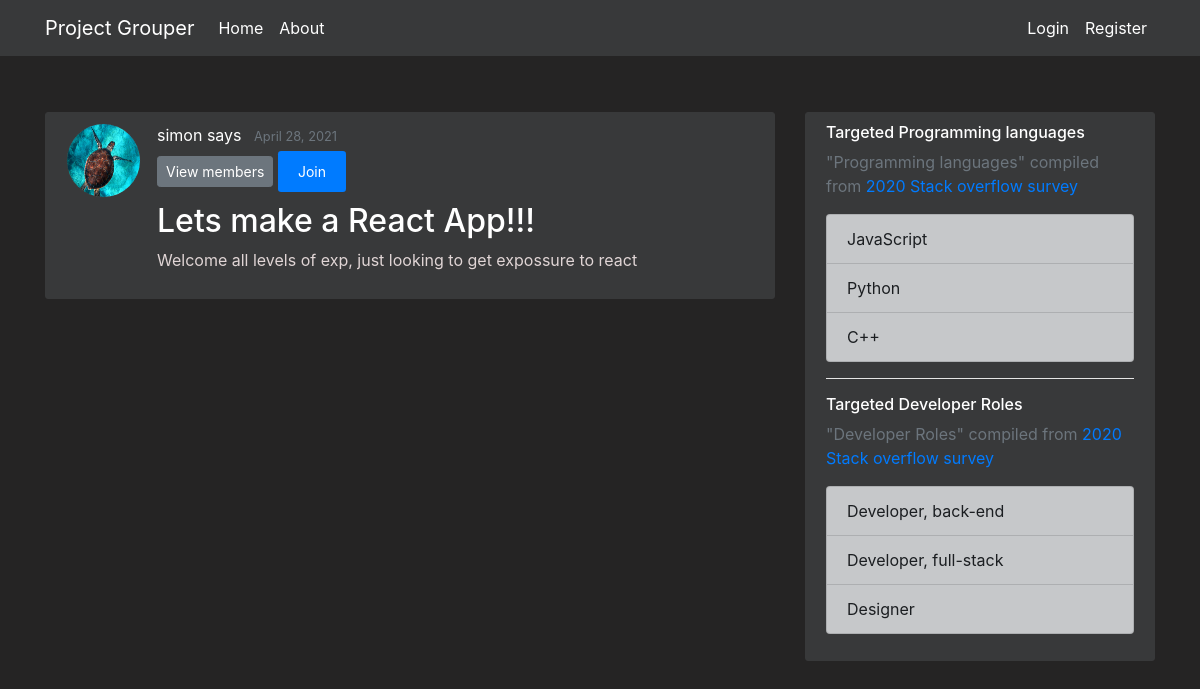
The page /projects/1 on the database as committed earlier.
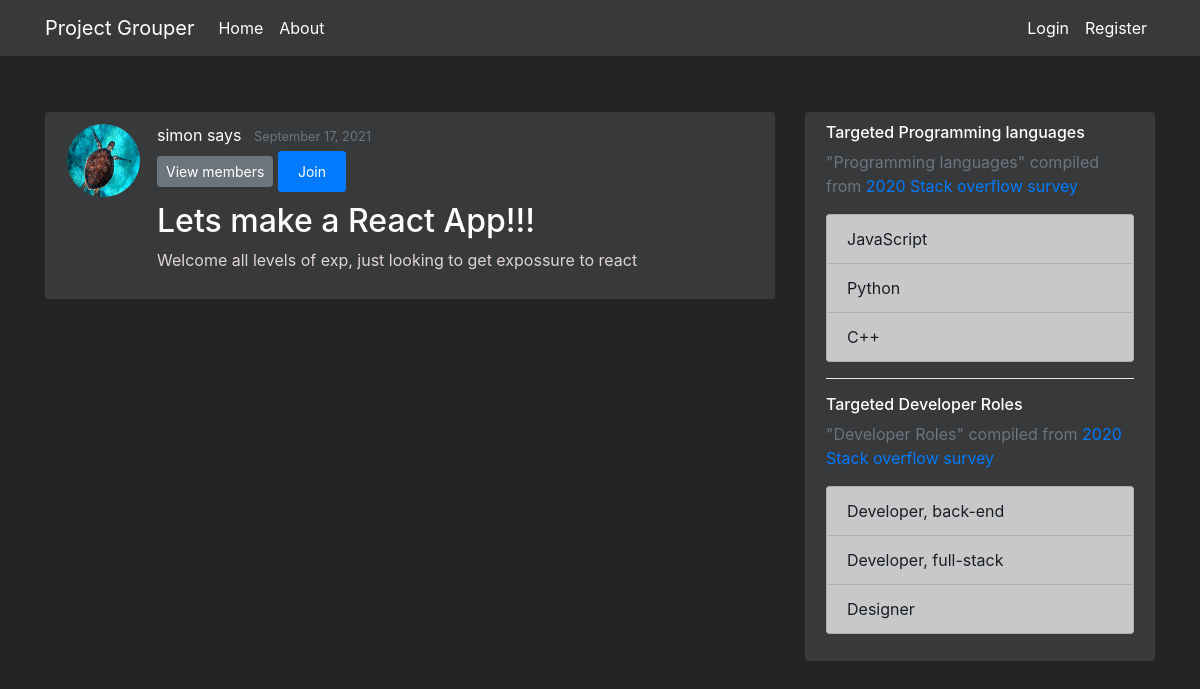
The same page on the database as committed later.
### flaskapp/models.py (models this page shows, shortened)
class Projects(db.Model):
    __tablename__ = 'project'
    id = db.Column(db.Integer, primary_key=True, nullable=False)
    name = db.Column(db.String(250), unique=True, nullable=False)
    desc = db.Column(db.String(500), unique=False, nullable=False)
    creation_timestamp = db.Column(db.DateTime, nullable=False, default=datetime.utcnow)
    start_date = db.Column(db.DateTime, nullable=True, default=datetime.utcnow)
    target_end_date = db.Column(db.DateTime, nullable=True, default=datetime.utcnow)
    owner_id = db.Column(db.Integer, db.ForeignKey('user.id'), nullable=False, default=1)
    owner = db.relationship("Users", foreign_keys=owner_id, backref="owned_projects", uselist=False)
    members = db.relationship('Users', secondary=UserProjects, lazy='subquery', backref="get_projects")
    languages = db.relationship('Languages', secondary=ProjectLanguages, lazy='subquery', backref="get_projects")
    careers = db.relationship('Careers', secondary=ProjectCareers, lazy='subquery', backref="get_projects")

### flaskapp/routes.py (the view)
@app.route("/projects/<int:project_id>")
def project(project_id):
    current_project = Projects.query.get_or_404(project_id)
    return render_template('project.html', title=current_project.name, current_project=current_project)

### flaskapp/templates/project.html (shortened to what this page needs)
{% extends "layout.html" %}
{% block content %}
    <article class="media content-section">
        <img class="rounded-circle article-img" src="{{ url_for('static', filename='profile_pics/' + current_project.owner.profile_image) }}">
        <div class="media-body">
            <div class="article-metadata">
                <a class="mr-2" href="#">{{ current_project.owner.first_name }} {{ current_project.owner.last_name }}</a>
                <small class="text-muted">{{ current_project.creation_timestamp.strftime('%B %d, %Y') }}</small>
                <div>
                    <button type="button" class="btn btn-secondary btn-sm mt-1 mb-1" data-toggle="modal" data-target="#viewProjectMembers">View members</button>
                {% if current_project.owner == current_user %}
                    <a class="btn btn-secondary btn-sm mt-1 mb-1" href="{{ url_for('update_project', project_id=current_project.id) }}">Update</a>
                    <button type="button" class="btn btn-danger btn-sm m-1" data-toggle="modal" data-target="#deleteModal">Delete</button>
                {% else %}
                    {% if current_user not in current_project.members  %}
                        <a class="btn btn-primary btn-sm mt-1 mb-1" href="{{ url_for('join_project', project_id=current_project.id) }}">Join</a>
                    {% else  %}
                        <a class="btn btn-danger btn-sm mt-1 mb-1" href="{{ url_for('leave_project', project_id=current_project.id) }}"> Leave </a>
                    {% endif %}
                {% endif %}
                </div>
            </div>
            <h2 class="article-title ">{{ current_project.name }}</h2>
            <p class="article-content">{{ current_project.desc }}</p>
        </div>
    </article>
        <body class=dark>
            </body>
        <body class=dark>
            </body>
{% endblock content %}
{% block sidebar %}
<div class="col-md-4">
    <div class="content-section">
      <h6>Targeted Programming languages</h6>
      <p class='text-muted'> "Programming languages" compiled from <a href="https://insights.stackoverflow.com/survey/2019#technology">2020 Stack overflow survey </a>
        <ul class="list-group">
        {% for language in current_project.languages %}
          <li class="list-group-item list-group-item-dark">{{ language.name }} </li>
        {% endfor %}
        </ul>
      </p>
      <hr color="white">
      <h6>Targeted Developer Roles</h6>
      <p class='text-muted'> "Developer Roles" compiled from <a href="https://insights.stackoverflow.com/survey/2020#developer-profile-developer-type-all-respondents">2020 Stack overflow survey </a>
        <ul class="list-group">
        {% for career in current_project.careers %}
          <li class="list-group-item list-group-item-dark">{{ career.name }} </li>
        {% endfor %}
        </ul>
      </p>
    </div>
</div>
{% endblock sidebar %}

Rows that differ between the two databases and show on the page:
changed Projects "Lets make a React App!!!": creation_timestamp "April 28, 2021" → "September 17, 2021"
